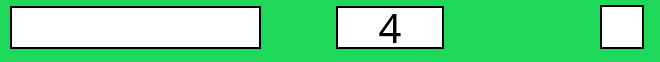
       <widget class="QWidget" name="key21" native="true">
        <property name="sizePolicy">
         <sizepolicy hsizetype="Preferred" vsizetype="Fixed">
          <horstretch>0</horstretch>
          <verstretch>0</verstretch>
         </sizepolicy>
        </property>
        <property name="minimumSize">
         <size>
          <width>0</width>
          <height>55</height>
         </size>
        </property>
        <property name="maximumSize">
         <size>
          <width>16777215</width>
          <height>90</height>
         </size>
        </property>
        <property name="cursor">
         <cursorShape>PointingHandCursor</cursorShape>
        </property>
        <property name="styleSheet">
         <string notr="true">background-color: rgb(30, 217, 89);
</string>
        </property>
        <widget class="QLineEdit" name="game_command21">
         <property name="geometry">
          <rect>
           <x>10</x>
           <y>6</y>
           <width>251</width>
           <height>43</height>
          </rect>
         </property>
         <property name="sizePolicy">
          <sizepolicy hsizetype="Expanding" vsizetype="Preferred">
           <horstretch>0</horstretch>
           <verstretch>0</verstretch>
          </sizepolicy>
         </property>
         <property name="minimumSize">
          <size>
           <width>0</width>
           <height>43</height>
          </size>
         </property>
         <property name="maximumSize">
          <size>
           <width>16777215</width>
           <height>16777215</height>
          </size>
         </property>
         <property name="font">
          <font>
           <family>Berlin Sans FB</family>
           <pointsize>20</pointsize>
          </font>
         </property>
         <property name="styleSheet">
          <string notr="true">background-color: rgb(255, 255, 255);
color: rgb(0, 0, 0);
border-style: solid;
border-width: 2px;
border-color: black;</string>
         </property>
         <property name="inputMask">
          <string notr="true"/>
         </property>
         <property name="maxLength">
          <number>16</number>
         </property>
        </widget>
        <widget class="QLabel" name="key_21_name">
         <property name="geometry">
          <rect>
           <x>336</x>
           <y>6</y>
           <width>108</width>
           <height>43</height>
          </rect>
         </property>
         <property name="font">
          <font>
           <family>Berlin Sans FB</family>
           <pointsize>30</pointsize>
          </font>
         </property>
         <property name="styleSheet">
          <string notr="true">background-color: rgb(255, 255, 255);
border-style: solid;
border-width: 2px;
border-color: black;</string>
         </property>
         <property name="text">
          <string>4</string>
         </property>
         <property name="alignment">
          <set>Qt::AlignCenter</set>
         </property>
        </widget>
        <widget class="QCheckBox" name="checkBox4">
         <property name="geometry">
          <rect>
           <x>600</x>
           <y>2</y>
           <width>51</width>
           <height>51</height>
          </rect>
         </property>
         <property name="styleSheet">
          <string notr="true">QCheckBox::indicator {
     width: 40px;
     height: 40px;
	border-style: solid;
    border-width: 2px;
    border-color: black;
}

QCheckBox::indicator:checked {
   background-color: rgb(7, 113, 240);
}
QCheckBox::indicator:unchecked {
    background-color: rgb(255, 255, 255);
}
</string>
         </property>
         <property name="text">
          <string/>
         </property>
         <property name="iconSize">
          <size>
           <width>23</width>
           <height>28</height>
          </size>
         </property>
         <property name="checkable">
          <bool>true</bool>
         </property>
        </widget>
       </widget>
